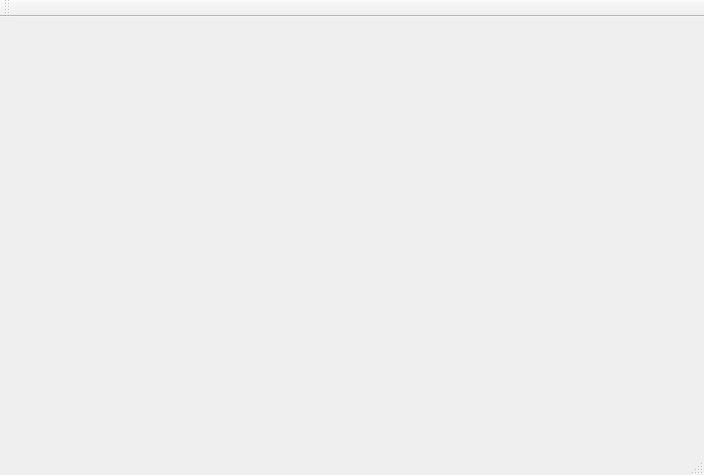
<?xml version="1.0" encoding="UTF-8"?>
<ui version="4.0">
 <class>MainWindow</class>
 <widget class="QMainWindow" name="MainWindow">
  <property name="geometry">
   <rect>
    <x>0</x>
    <y>0</y>
    <width>704</width>
    <height>475</height>
   </rect>
  </property>
  <property name="windowTitle">
   <string>DIP-OpenCV2Qt5-Demo</string>
  </property>
  <widget class="QWidget" name="centralWidget"/>
  <widget class="QMenuBar" name="menuBar">
   <property name="geometry">
    <rect>
     <x>0</x>
     <y>0</y>
     <width>704</width>
     <height>23</height>
    </rect>
   </property>
  </widget>
  <widget class="QToolBar" name="mainToolBar">
   <attribute name="toolBarArea">
    <enum>TopToolBarArea</enum>
   </attribute>
   <attribute name="toolBarBreak">
    <bool>false</bool>
   </attribute>
  </widget>
  <widget class="QStatusBar" name="statusBar"/>
 </widget>
 <layoutdefault spacing="6" margin="11"/>
 <resources/>
 <connections/>
</ui>
